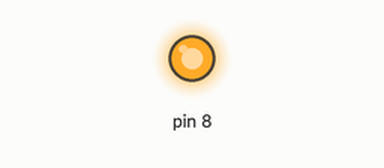
A sketch run on a simulated Arduino Uno, built with avr-gcc and run on an emulated ATmega328P. Parts: output pins drawn as LEDs (lit = HIGH).

Above: at 0.7 s.
At 5.2 s:
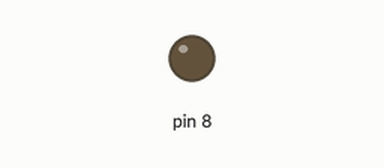
Timing chart, 0 to 6.9 s (numbered marks = the images above):
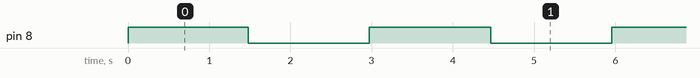

Measured:
- by itself, pin 8: alternates HIGH for 1.5 s and LOW for 1.5 s

The sketch:

parametrized_sleep_function.ino
```cpp
#define tcnt2 *((volatile byte*) 0xB2)
#define tccr2a *((volatile byte*) 0xB0)
#define tccr2b *((volatile byte*) 0xB1)
#define ocr2a *((volatile byte*) 0xB3)
#define ocr2b *((volatile byte*) 0xB4)
#define tifr2 *((volatile byte*) 0x37)
#define ddrb  *((volatile byte*) 0x24)
#define portb *((volatile byte*) 0x25)
#define prr *((volatile byte*) 0x64)


//for this experiment, ill be using the timer2 module, and its registers.
// one extra thing is to just enable the timer itself using the PRTIM2 bit.
// this code is an increment in complexity to the previous 1s hardcoded slee function.


/*
The order of thins in this code:
1) choosing the mode of the timer2, that is, configuring it to ctc.
2) init the tcnt2 module to 0 and ocr2a must be set to 250(as si the case for the previous example.)
3) write th e PRTIM2 bit to a logical 0..
4) write the CS bits to 1-1-1. to enable the timer and set the prescaler configuration.
5) calculate the number of ofc2a's overflows limit , based on the parameter value of the function,and the calculation of the number of times the flag
is to be read.
6) set CS bits in tccr2b 0-2 bits. to 0-0-0, basically clear the CS bits for turning the timer off. (not required, really, as we are initializing the
tcnt2 register everytime we call it)
*/


//coding section commencement:
void sleepself_extended(int n){
  //step1: selecting mode
  tccr2a &= ~(1<<0);
  tccr2a |= (1<<1);
  tccr2b &= ~(1<<3);
  // step 1 done.


  //step 2:
  tcnt2 = 0;
  ocr2a = 250;

  //init the timer by setting the prescalers.
  tccr2b |= (1<<0);
  tccr2b |= (1<<1);
  tccr2b |= (1<<2);


  int overflows = n / 16;
  int status;
  //step 3: enable the timer2 module by writing PRTIM2(in PRR register) bit to 0.
  prr &= ~(1<<6);

  //loop
  while(overflows > 0){

    status = tifr2 & (1<<1);
    if(status){
      overflows--;
      tifr2 |= (1<<1); //resetting the flag bit.
    }
  }

    //turn the timer off,
      tccr2b &= ~(1<<0);
      tccr2b &= ~(1<<1);
      tccr2b &= ~(1<<2);
}


void setup() {
  ddrb |= (1<<0) ;//setting the 0th bit of ddrb to 1;
}

void loop() {
  portb |= (1<<0);
  sleepself_extended(1500);
  portb &= ~(1<<0);
  sleepself_extended(1500);
}
```
